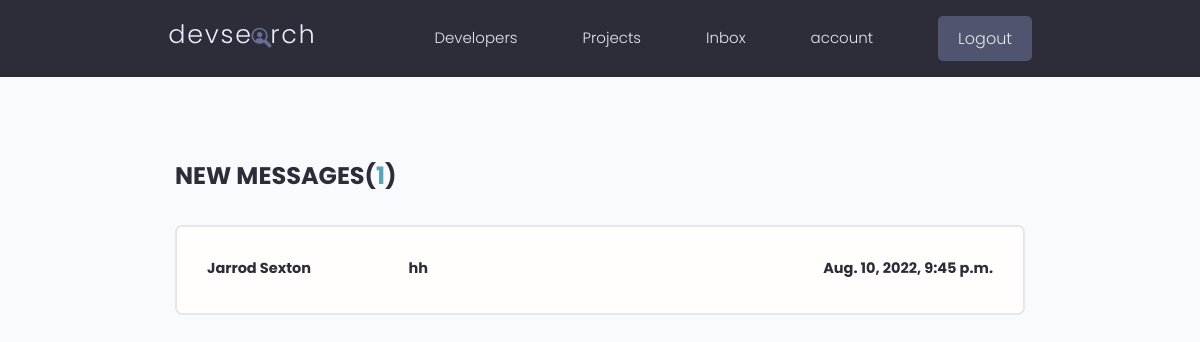
Page /inbox/ (signed in) on the earlier database version.
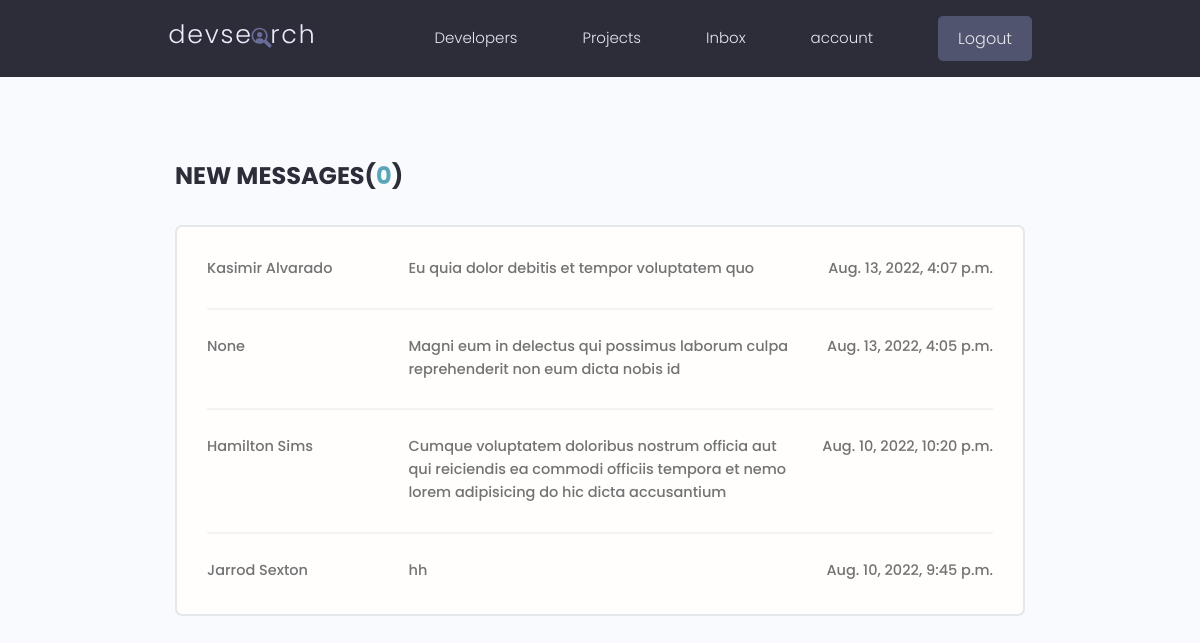
Same page on the later database version.
### users/models.py (models this page shows, shortened)
class Message(models.Model):
    id = models.UUIDField(default=uuid.uuid4, unique=True, primary_key=True, editable=False)
    sender = models.ForeignKey(Profile, on_delete=models.SET_NULL, null=True, blank=True, related_name="sender")
    recipient = models.ForeignKey(Profile, on_delete=models.CASCADE, related_name="recipient")
    name = models.CharField(max_length=200, null=True, blank=True)
    email = models.EmailField(max_length=200, null=True, blank=True)
    subject = models.CharField(max_length=200)
    body = models.TextField()
    is_read = models.BooleanField(default=False)
    created = models.DateTimeField(auto_now_add=True)
    class Meta:
        ordering = ['is_read', '-created', 'subject']

### users/views.py (the view)
# urls.py: path('inbox/', views.inbox, name="inbox"),
@login_required
def inbox(request):
    profile = request.user.profile
    inbox_messages = profile.recipient.all()
    un_read_count = inbox_messages.filter(is_read=False).count()
    context = {"inbox_messages": inbox_messages,
                "un_read_count": un_read_count}
    return render(request, "users/inbox.html", context)

### users/templates/users/inbox.html
{% extends 'main.html' %} {% block content %}
<main class="inbox my-xl">
    <div class="content-box">
        <h3 class="inbox__title">New Messages(<span>{{un_read_count}}</span>)</h3>
        <ul class="messages">
            {% for message in inbox_messages %}
            {% if message.is_read %}
            <li class="message">
            {% else %}
            <li class="message message--unread">
            {% endif %}
                <a href="{% url 'message' message.id %}">
                    <span class="message__author">{{message.name}}</span>
                    <span class="message__subject"
                        >{{message.subject}}</span
                    >
                    <span class="message__date">{{message.created}}</span>
                </a>
            </li>
            {% endfor %}
        </ul>
    </div>
</main>
{% endblock %}

Differences in the rows shown:
added Message: name "Kasimir Alvarado", subject "Eu quia dolor debitis et tempor voluptatem quo", created "Aug. 13, 2022, 4:07 p.m."
added Message: name "None", subject "Magni eum in delectus qui possimus laborum culpa reprehenderit non eum dicta nobis id", created "Aug. 13, 2022, 4:05 p.m."
added Message: name "Hamilton Sims", subject "Cumque voluptatem doloribus nostrum officia aut qui reiciendis ea commodi officiis tempora et nemo lorem adipisicing do hic dicta accusantium", created "Aug. 10, 2022, 10:20 p.m."
changed Message "Jarrod Sexton": is_read False → True (drawn)
Other differences:
{{ un_read_count }}: "1" → "0"
